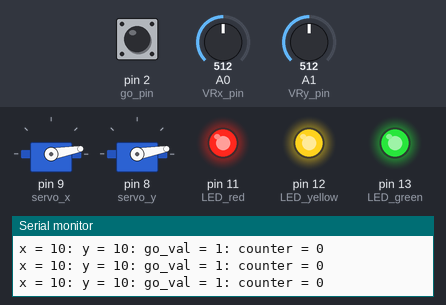
A sketch run on a simulated Arduino Uno, built with avr-gcc and run on an emulated ATmega328P. Parts: 2 × servo, output pins drawn as LEDs (lit = HIGH), the last lines printed to the serial monitor. Inputs (shaded band) come from the test bench; at power-on: A0 (VRx_pin) = 512, A1 (VRy_pin) = 512, pin 2 (go_pin) HIGH.

Above: at 1.2 s.
1.3 s: A0 (VRx_pin) set to 1023
At 2.0 s:
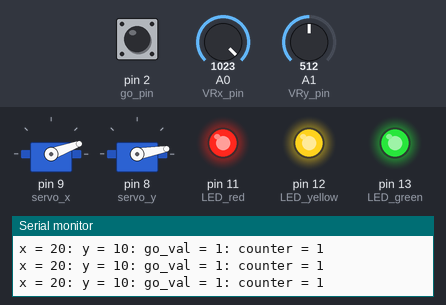
2.8 s: A1 (VRy_pin) set to 1023
At 3.7 s:
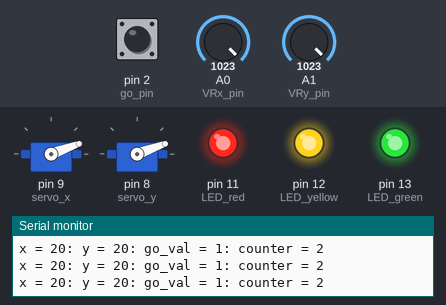
4.3 s: A0 (VRx_pin) set to 900
At 4.8 s:
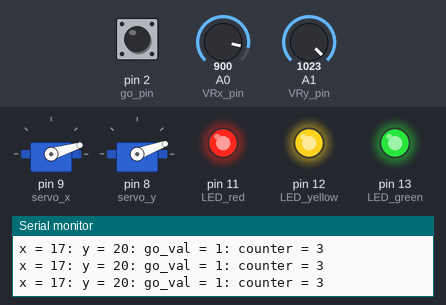
5.8 s: A1 (VRy_pin) set to 511
At 6.5 s:
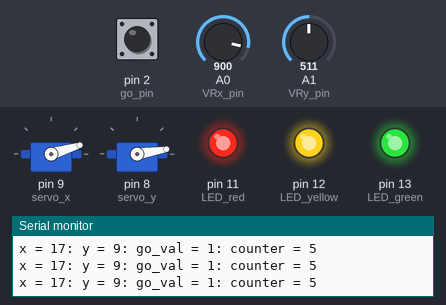
10.3 s: A1 (VRy_pin) set to 1023
At 12.6 s:
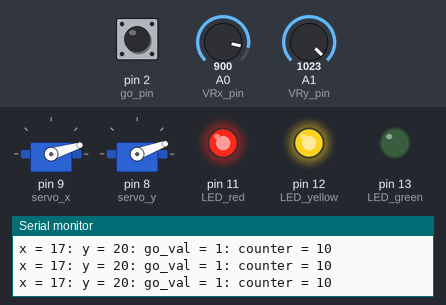
13.7 s: A1 (VRy_pin) set to 900
At 25.7 s:
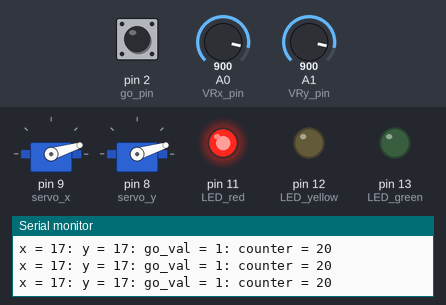
Timing chart, 0 to 26.0 s (numbered marks = the images above; inputs shaded):
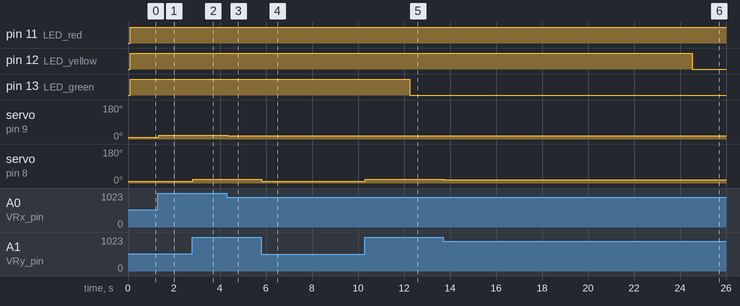

The sketch:

maze.ino
```cpp
#include <Servo.h>

//  Create servo objects to control the servos
Servo servo_x;
Servo servo_y;

// Analog pins to connect the joystick
#define VRx_pin  A0 // Arduino pin connected to VRX pin
#define VRy_pin  A1 // Arduino pin connected to VRY pin

// Digital pins to connect button
#define go_pin  2

// Variables to read the x and y value from the analog pins
int x_val = 0;
int y_val = 0;

// Buttons
int go_btnstate = 0;
int timergo = false;

// LED pins
int LED_green = 13;
int LED_yellow = 12;
int LED_red = 11;
int LED_sec = 10;
int sec_counter = 0;

void update_servo(int range)
{
  for (int i = 0; i <= range; i++) {
      // Get scaled value
      x_val = map(analogRead(VRx_pin), 0, 1023, 0, 20);
      y_val = map(analogRead(VRy_pin), 0, 1023, 0, 20);

      // Set the servo position accroding to the scaled value
      servo_x.write(x_val);
      servo_y.write(y_val);

      delay(50);

      // Serial plotter
      Serial.print("x = ");
      Serial.print(x_val);
      Serial.print(": y = ");
      Serial.print(y_val);
      Serial.print(": go_val = ");
      Serial.print(go_btnstate);
      Serial.print(": counter = ");
      Serial.println(sec_counter);
    }
}

void setup()
{
  Serial.begin(9600);
  servo_x.attach(9);  // attaches the x servo on pin 9 to the servo object
  servo_y.attach(8);  // attaches the y servo on pin 8 to the servo object

  pinMode(go_pin, INPUT);
  pinMode(LED_green, OUTPUT);
  pinMode(LED_yellow, OUTPUT);
  pinMode(LED_red, OUTPUT);

  digitalWrite(go_pin, HIGH);
}

void loop()
{
  go_btnstate = digitalRead(go_pin);

  update_servo(1);

  if (go_btnstate == HIGH && timergo == false) {
    timergo = true;

    digitalWrite(LED_green, HIGH);
    digitalWrite(LED_yellow, HIGH);
    digitalWrite(LED_red, HIGH);
  }

  if (timergo == true) {
    digitalWrite(LED_sec, HIGH);
    update_servo(5);

    digitalWrite(LED_sec, LOW);
    update_servo(15);

    sec_counter += 1;
    if (sec_counter == 10) {
      digitalWrite(LED_green, LOW);
    }
    else if (sec_counter == 20) {
      digitalWrite(LED_yellow, LOW);
    }
    else if (sec_counter == 30) {
      digitalWrite(LED_red, LOW);
      timergo = false;
    }
  }
}
```

Measured:
- after the input at 1.3 s, servo on pin 9 (servo_x): 10° → 20° at once
- after the input at 2.8 s, servo on pin 8 (servo_y): 10° → 20° at once
- after the input at 4.3 s, servo on pin 9 (servo_x): 20° → 17° at once
- after the input at 5.8 s, servo on pin 8 (servo_y): 20° → 9° at once
- after the input at 10.3 s, servo on pin 8 (servo_y): 9° → 20° at once
- after the input at 13.7 s, servo on pin 8 (servo_y): 20° → 17° at once
